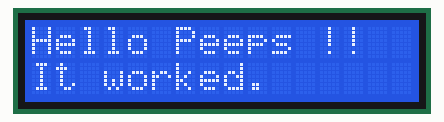
Recording of a program running on a simulated Arduino Uno, built with avr-gcc and run on an emulated ATmega328P. Shown: 16×2 character LCD. Wiring (inferred from the names in the program): character LCD (HD44780): RS pin 12; E pin 11; data pin 5, pin 4, pin 3, pin 2.

Above: at 0.1 s.
At 5.1 s:
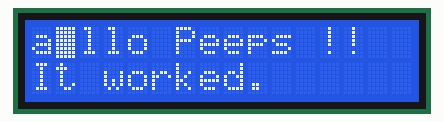
At 8.6 s:
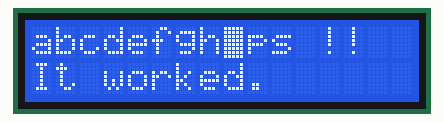
At 12.6 s:
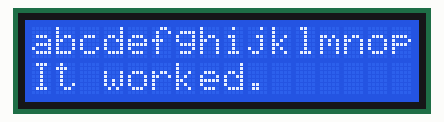
At 21.6 s:
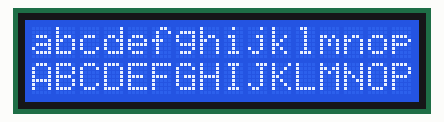
At 30.7 s:
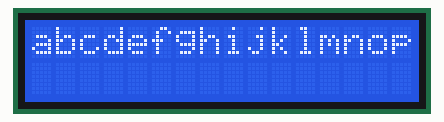

The program:

main.cpp
```cpp
// Include libraries
#include <Arduino.h>
#include "MyLCD.h"

// Pin Definitions
const uint8_t PIN_RS = 12;
const uint8_t PIN_EN = 11;
const uint8_t PIN_D4 = 5;
const uint8_t PIN_D5 = 4;
const uint8_t PIN_D6 = 3;
const uint8_t PIN_D7 = 2;

// LCD DIMENSIONS
const uint8_t LCD_ROWS = 2;
const uint8_t LCD_COLS = 16;

// Custom characters (CGRAM) demo data
const uint8_t patterns[8][8] = {
    {0x00,0x0A,0x1F,0x1F,0x1F,0x0E,0x04,0x00},  // heart
    {0x00,0x00,0x0A,0x0A,0x0A,0x11,0x0E,0x00},  // sad face
    {0x00,0x00,0x0A,0x00,0x11,0x0E,0x00,0x00},  // wink
    {0x1F,0x11,0x11,0x11,0x11,0x11,0x11,0x1F},  // box
    {0x00,0x0E,0x11,0x11,0x11,0x11,0x0E,0x00},  // circle
    {0x04,0x0A,0x11,0x11,0x11,0x11,0x0A,0x04},  // diamond
    {0x1F,0x1F,0x1F,0x1F,0x1F,0x1F,0x1F,0x1F},  // filled block
    {0x00,0x01,0x02,0x14,0x08,0x14,0x02,0x01},  // random arrow-ish
};
// Arduino Wrapper Functions
// 1. Pin Mode
void arduino_pinMode(uint8_t pin, uint8_t mode)
{
  // mode: input=0, output=1;
  pinMode(pin, mode);
}

// 2. Digital Write
void arduino_digitalWrite(uint8_t pin, uint8_t level){
  // Level: Low = 0, High = 1;
  digitalWrite(pin, level);
}

// 3. Delay us
void arduino_delayus(uint32_t us){
  // delay in us
  delayMicroseconds(us);
}

// 4. Delay ms
void arduino_delayms(uint32_t ms){
  // delay in ms
  delay(ms);
}

// Creating HAL struct
LCD_HAL_t myHAL = {
  .pinMode = arduino_pinMode,
  .digitalWrite = arduino_digitalWrite,
  .delayUs = arduino_delayus,
  .delayMs = arduino_delayms,
};

// Creating LCD object
MyLCD lcd(&myHAL, PIN_RS, PIN_EN, PIN_D4, PIN_D5, PIN_D6, PIN_D7);

void setup(){
  // Initialize LCD
  lcd.begin(LCD_COLS, LCD_ROWS);
  lcd.clear();

  lcd.setCursor(0,0);
  lcd.print("Hello Peeps !!");

  lcd.setCursor(0,1);
  lcd.print("It worked.");

  // Custom character (CGRAM) demo - uncomment to try it:
  // for (uint8_t i = 0; i < 8; i++) {
  //   lcd.createChar(i, patterns[i]);
  // }
  // lcd.setCursor(0, 0);
  // for (uint8_t i = 0; i < 8; i++) {
  //   lcd.writeChar(i);
  // }

  delay(5000);
}

void loop(){
  lcd.cursorOn();
  lcd.blinkOn();
  for (uint8_t i = 0; i < LCD_COLS; i++)
  {
    lcd.setCursor(i,0);
    lcd.writeChar('a' + i);
    delay(500);
  }
  delay(1000);
  lcd.cursorOff();
  for (uint8_t i = 0; i < LCD_COLS; i++)
  {
    lcd.setCursor(i,1);
    lcd.writeChar('A' + i);
    delay(500);
  }
  delay(1000);
  lcd.clear();
}
```

Measured:
- what the display in image 0 shows lasts 5.0 s, from 0.1 s to 5.1 s
- what the display in image 1 shows lasts 0.5 s, from 5.1 s to 5.6 s
- what the display in image 3 shows lasts 1.5 s, from 12.6 s to 14.1 s
